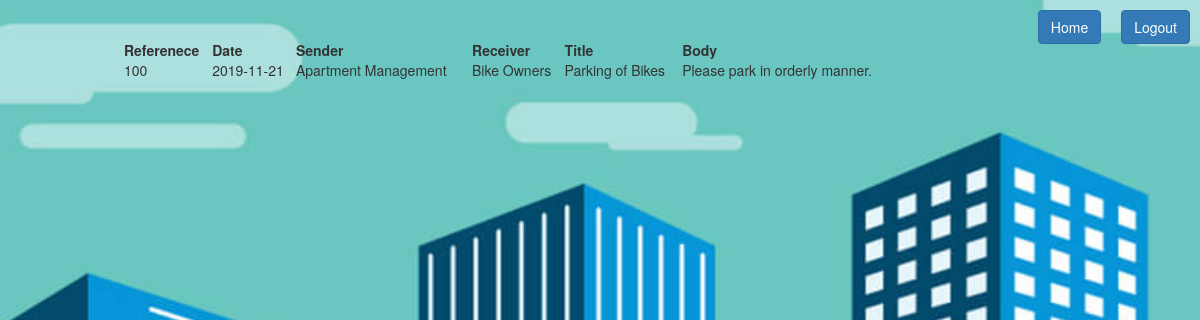
The page /showNotice on the database its author committed.
### tables this page shows
CREATE TABLE "notice" (
	"ref_no"	TEXT,
	"date"	INTEGER,
	"sender"	TEXT,
	"receiver"	TEXT,
	"title"	TEXT,
	"body"	TEXT,
	"approved"	TEXT DEFAULT 0,
	PRIMARY KEY("ref_no")
);

### script.py (the view)
@app.route('/showNotice')
def showNotice():
	conn = sqlite3.connect('data/data.db')
	cur = conn.cursor()
	cur.execute("SELECT * from notice where approved='1';")
	data = cur.fetchall()
	return render_template("showNotice.html", data=data)

### script.py (called while the page is built)
@app.before_request
def before_request():
	g.user = None
	if 'user' in session:
		g.user = session['user']

### templates/showNotice.html (shortened to what this page needs)
<!DOCTYPE html>
<html>
<head>
	<link rel="stylesheet" type="text/css" href="{{ url_for('static', filename='bootstrap.css') }}">
	<link rel="stylesheet" type="text/css" href="{{ url_for('static', filename='myStyles.css') }}">
	<link rel="stylesheet" href="https://maxcdn.bootstrapcdn.com/bootstrap/3.4.0/css/bootstrap.min.css">
</head>
<body class="bgSet">
	<a href="/logout" style="float: right; margin: 10px"><button class="btn btn-primary">Logout</button></a>
  <a href="/welcomeH" style="float: right; margin: 10px"><button class="btn btn-primary">Home</button></a>
  <br>
  <div class="displayNotice" style="text-align:center">
		<center>
			<table width="65%" align="center;" style="margin: 0px auto;">
				<tr>
					<td><b>Referenece</b></td>
			    <td><b>Date</b></td>
			    <td><b>Sender</b></td>
					<td><b>Receiver</b></td>
					<td><b>Title</b></td>
          <td><b>Body</b></td>
				<tr>
				<br>
				{% for item in data %}
				<tr>
					<td>{{item[0]}}</td>
			    <td>{{item[1]}}</td>
			    <td>{{item[2]}}</td>
					<td>{{item[3]}}</td>
					<td>{{item[4]}}</td>
          <td>{{item[5]}}</td>
				{% endfor %}
			</table>
		</center>
	</div>
</body>
</html>

### static/myStyles.css (style rules this page uses)
:root { --lightGrey: #DDDDDD; --maroon: #800000; --deepGreenLight: #00902080; --deepBlueLight: #00008080; --orangeLight: #FFA000A0; --pinkLight: #F4BFBEC0; --redLight: #FF000090; --lightRed: #FF3333; --lightBlue: #ADD8E6F0; --lightGreen: #90EE90F0; }
.bgSet { background-image: url('/static/images/buildings.jpg'); background-repeat: no-repeat; background-size: cover; background-attachment: fixed; }

### rows shown on the page
notice: ref_no "100", date "2019-11-21", sender "Apartment Management", receiver "Bike Owners", title "Parking of Bikes", body "Please park in orderly manner."
